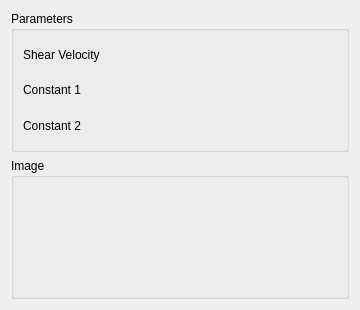
<?xml version="1.0" encoding="UTF-8"?>
<ui version="4.0">
 <class>WindLabGui::DlgSimuAcrossWindSpectrum</class>
 <widget class="QWidget" name="WindLabGui::DlgSimuAcrossWindSpectrum">
  <property name="geometry">
   <rect>
    <x>0</x>
    <y>0</y>
    <width>360</width>
    <height>310</height>
   </rect>
  </property>
  <property name="windowTitle">
   <string>Feature Parameters</string>
  </property>
  <property name="sizeGripEnabled" stdset="0">
   <bool>true</bool>
  </property>
  <layout class="QGridLayout" name="gridLayout">
   <item row="1" column="0">
    <widget class="QGroupBox" name="GroupBox5_5">
     <property name="title">
      <string>Image</string>
     </property>
     <layout class="QGridLayout" name="_6">
      <property name="leftMargin">
       <number>9</number>
      </property>
      <property name="topMargin">
       <number>9</number>
      </property>
      <property name="rightMargin">
       <number>9</number>
      </property>
      <property name="bottomMargin">
       <number>9</number>
      </property>
      <property name="spacing">
       <number>6</number>
      </property>
      <item row="1" column="0">
       <layout class="QHBoxLayout" name="horizontalLayout_9" stretch="0">
        <item>
         <widget class="QLabel" name="label_Image">
          <property name="text">
           <string/>
          </property>
         </widget>
        </item>
       </layout>
      </item>
     </layout>
    </widget>
   </item>
   <item row="0" column="0">
    <widget class="QGroupBox" name="GroupBox5_3">
     <property name="title">
      <string>Parameters</string>
     </property>
     <layout class="QGridLayout" name="_3">
      <property name="leftMargin">
       <number>9</number>
      </property>
      <property name="topMargin">
       <number>9</number>
      </property>
      <property name="rightMargin">
       <number>9</number>
      </property>
      <property name="bottomMargin">
       <number>9</number>
      </property>
      <property name="spacing">
       <number>6</number>
      </property>
      <item row="1" column="0">
       <layout class="QHBoxLayout" name="horizontalLayout" stretch="0,0">
        <item>
         <widget class="QLabel" name="label">
          <property name="text">
           <string>Shear Velocity</string>
          </property>
         </widget>
        </item>
        <item>
         <widget class="Gui::QuantitySpinBox" name="doubleSpinBox_ShearVelocity" native="true">
          <property name="keyboardTracking" stdset="0">
           <bool>false</bool>
          </property>
          
         </widget>
        </item>
       </layout>
      </item>
      <item row="2" column="0">
       <layout class="QHBoxLayout" name="horizontalLayout_3" stretch="0,0">
        <item>
         <widget class="QLabel" name="label_3">
          <property name="text">
           <string>Constant 1</string>
          </property>
         </widget>
        </item>
        <item>
         <widget class="Gui::QuantitySpinBox" name="doubleSpinBox_Constant1" native="true">
          <property name="keyboardTracking" stdset="0">
           <bool>false</bool>
          </property>
          
         </widget>
        </item>
       </layout>
      </item>
      <item row="3" column="0">
       <layout class="QHBoxLayout" name="horizontalLayout_4" stretch="0,0">
        <item>
         <widget class="QLabel" name="label_4">
          <property name="text">
           <string>Constant 2</string>
          </property>
         </widget>
        </item>
        <item>
         <widget class="Gui::QuantitySpinBox" name="doubleSpinBox_Constant2" native="true">
          <property name="keyboardTracking" stdset="0">
           <bool>false</bool>
          </property>
          
         </widget>
        </item>
       </layout>
      </item>
     </layout>
    </widget>
   </item>
  </layout>
 </widget>
 <customwidgets>
  <customwidget>
   <class>Gui::QuantitySpinBox</class>
   <extends>QWidget</extends>
   <header>Gui/QuantitySpinBox.h</header>
  </customwidget>
 </customwidgets>
 <resources/>
 <connections/>
</ui>
